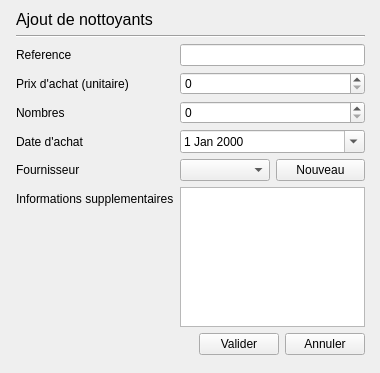
<?xml version="1.0" encoding="UTF-8"?>
<ui version="4.0">
 <class>InterAddNettoy</class>
 <widget class="QWidget" name="InterAddNettoy">
  <property name="geometry">
   <rect>
    <x>0</x>
    <y>0</y>
    <width>380</width>
    <height>373</height>
   </rect>
  </property>
  <property name="windowTitle">
   <string>Form</string>
  </property>
  <widget class="QWidget" name="layoutWidget">
   <property name="geometry">
    <rect>
     <x>10</x>
     <y>10</y>
     <width>361</width>
     <height>351</height>
    </rect>
   </property>
   <layout class="QVBoxLayout" name="layGen">
    <property name="leftMargin">
     <number>6</number>
    </property>
    <property name="rightMargin">
     <number>6</number>
    </property>
    <property name="bottomMargin">
     <number>6</number>
    </property>
    <item>
     <widget class="QLabel" name="label">
      <property name="font">
       <font>
        <pointsize>12</pointsize>
       </font>
      </property>
      <property name="text">
       <string>Ajout de nottoyants</string>
      </property>
     </widget>
    </item>
    <item>
     <widget class="Line" name="line">
      <property name="orientation">
       <enum>Qt::Horizontal</enum>
      </property>
     </widget>
    </item>
    <item>
     <layout class="QFormLayout" name="formLayout">
      <property name="fieldGrowthPolicy">
       <enum>QFormLayout::AllNonFixedFieldsGrow</enum>
      </property>
      <item row="0" column="0">
       <widget class="QLabel" name="label_2">
        <property name="text">
         <string>Reference</string>
        </property>
       </widget>
      </item>
      <item row="0" column="1">
       <widget class="QLineEdit" name="lgnRef"/>
      </item>
      <item row="1" column="0">
       <widget class="QLabel" name="label_5">
        <property name="text">
         <string>Prix d'achat (unitaire)</string>
        </property>
       </widget>
      </item>
      <item row="2" column="0">
       <widget class="QLabel" name="label_6">
        <property name="text">
         <string>Nombres</string>
        </property>
       </widget>
      </item>
      <item row="5" column="0">
       <widget class="QLabel" name="label_8">
        <property name="text">
         <string>Informations supplementaires</string>
        </property>
       </widget>
      </item>
      <item row="5" column="1">
       <widget class="QTextEdit" name="txtInfoSupp"/>
      </item>
      <item row="4" column="0">
       <widget class="QLabel" name="label_3">
        <property name="text">
         <string>Fournisseur</string>
        </property>
       </widget>
      </item>
      <item row="4" column="1">
       <layout class="QGridLayout" name="gridLayout">
        <item row="0" column="0">
         <widget class="QComboBox" name="cmbFour"/>
        </item>
        <item row="0" column="1">
         <widget class="QPushButton" name="btnAddFour">
          <property name="text">
           <string>Nouveau</string>
          </property>
         </widget>
        </item>
       </layout>
      </item>
      <item row="3" column="0">
       <widget class="QLabel" name="label_4">
        <property name="text">
         <string>Date d'achat</string>
        </property>
       </widget>
      </item>
      <item row="3" column="1">
       <widget class="QDateEdit" name="dateAchat">
        <property name="calendarPopup">
         <bool>true</bool>
        </property>
       </widget>
      </item>
      <item row="1" column="1">
       <widget class="QSpinBox" name="lgnPU">
        <property name="maximum">
         <number>999999999</number>
        </property>
       </widget>
      </item>
      <item row="2" column="1">
       <widget class="QSpinBox" name="lgnNbr">
        <property name="maximum">
         <number>999999999</number>
        </property>
       </widget>
      </item>
     </layout>
    </item>
    <item>
     <layout class="QHBoxLayout" name="horizontalLayout">
      <item>
       <spacer name="horizontalSpacer">
        <property name="orientation">
         <enum>Qt::Horizontal</enum>
        </property>
        <property name="sizeHint" stdset="0">
         <size>
          <width>40</width>
          <height>20</height>
         </size>
        </property>
       </spacer>
      </item>
      <item>
       <widget class="QPushButton" name="btnValider">
        <property name="text">
         <string>Valider</string>
        </property>
       </widget>
      </item>
      <item>
       <widget class="QPushButton" name="btnAnnul">
        <property name="text">
         <string>Annuler</string>
        </property>
       </widget>
      </item>
     </layout>
    </item>
   </layout>
  </widget>
 </widget>
 <resources/>
 <connections/>
</ui>
